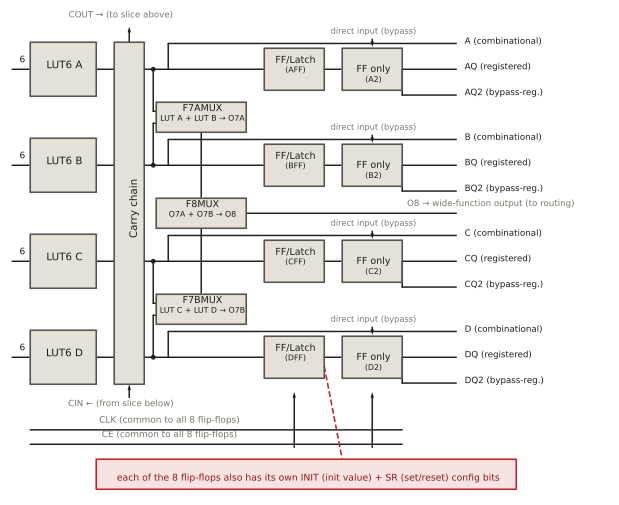

Python code for this plot:
"""SLICEL (Xilinx Series-7), simplified: four LUT6 lanes, carry chain, F7/F8 muxes,
FF/latch + FF-only registers per lane. Ported from the hand-drawn SVG, so all
coordinates below are in that drawing's pixels; P() converts them to schemdraw units.
"""
from schemdraw import elements as elm
from _style import new_drawing, block, line, INK, RED, RED_DARK, RED_FILL, GREY

K = 1 / 80          # pixels -> schemdraw units
FS = 0.62           # original font px -> schemdraw pt, tuned so text fits the boxes
LW = 1.1


def P(x, y):
    return (x * K, -y * K)


def text(d, x, y, s, size=10.5, color=INK, align="center"):
    dx = -6 if align == "center" else 0      # Label centring sits ~6 px right of the target
    d.add(elm.Label().at(P(x + dx, y)).label(s, fontsize=size * FS, color=color, halign=align).zorder(5))


def box(d, x, y, w, h, title, sub=None, size=11.5, fill=None, edge=None, color=INK):
    el = elm.Ic(size=(w * K, h * K))
    styled = block(el, fill, edge) if fill else block(el)
    d.add(styled.linewidth(1.2).zorder(3).at(P(x, y + h)))
    if sub:
        text(d, x + w / 2, y + h / 2 - 8, title, size, color)
        text(d, x + w / 2, y + h / 2 + 9, sub, size - 2, color)
    else:
        text(d, x + w / 2, y + h / 2, title, size, color)


def seg(d, *pts):
    line(d, *[P(*p) for p in pts])


def arrow(d, a, b):
    d.add(elm.Arrow(arrowwidth=0.07, arrowlength=0.12).at(P(*a)).to(P(*b)))


def draw():
    d = new_drawing()
    d.config(lw=LW)
    d.add(elm.Line().at(P(0, 100)).to(P(0, 100)))      # reserve the drawing's full extent
    d.add(elm.Line().at(P(1010, 920)).to(P(1010, 920)))

    # ---- carry chain, with COUT up and CIN in from below ----
    box(d, 180, 160, 50, 570, "")
    d.add(elm.Label().at(P(205, 445)).label("Carry chain", fontsize=12.5 * FS, color=INK, rotate=90).zorder(5))
    arrow(d, (205, 160), (205, 134))
    text(d, 205, 122, "COUT → (to slice above)", 10.5, GREY)
    arrow(d, (205, 752), (205, 730))
    text(d, 205, 770, "CIN ← (from slice below)", 10.5, GREY)

    # ---- F7A / F8 / F7B muxes ----
    seg(d, (325, 310), (325, 420))
    seg(d, (325, 580), (325, 470))
    seg(d, (400, 445), (750, 445))
    text(d, 660, 437, "O8 → wide-function output (to routing)", 10.5, GREY, "left")
    box(d, 250, 260, 150, 50, "F7AMUX", "LUT A + LUT B → O7A", 11.5)
    box(d, 250, 420, 150, 50, "F8MUX", "O7A + O7B → O8", 11.5)
    box(d, 250, 580, 150, 50, "F7BMUX", "LUT C + LUT D → O7B", 11.5)

    # ---- the four lanes ----
    for name, cy, to_mux in (("A", 205, +70), ("B", 365, -70), ("C", 525, +70), ("D", 685, -70)):
        seg(d, (10, cy), (40, cy))
        text(d, 14, cy - 9, "6", 11, INK, "left")
        box(d, 40, cy - 45, 110, 90, f"LUT6 {name}", None, 12.5)
        seg(d, (150, cy), (180, cy))
        seg(d, (230, cy), (430, cy))
        d.add(elm.Dot(radius=0.035).at(P(245, cy)))
        seg(d, (245, cy), (245, cy + to_mux), (250, cy + to_mux))
        # combinational output and the bypass source
        seg(d, (270, cy), (270, cy - 43), (750, cy - 43))
        text(d, 756, cy - 39, f"{name} (combinational)", 10.5, INK, "left")
        # FF/Latch, then FF only (drawn on top of the Q line, as in the original)
        box(d, 430, cy - 35, 100, 70, "FF/Latch", f"({name}FF)", 11.5)
        seg(d, (530, cy), (750, cy))
        text(d, 756, cy + 4, f"{name}Q (registered)", 10.5, INK, "left")
        text(d, 610, cy - 55, "direct input (bypass)", 10, GREY)
        arrow(d, (610, cy - 50), (610, cy - 37))
        box(d, 560, cy - 35, 100, 70, "FF only", f"({name}2)", 11.5)
        seg(d, (660, cy), (660, cy + 43), (750, cy + 43))
        text(d, 756, cy + 47, f"{name}Q2 (bypass-reg.)", 10.5, INK, "left")

    # ---- shared clock and clock-enable ----
    text(d, 270, 798, "CLK (common to all 8 flip-flops)", 10.8, GREY)
    seg(d, (40, 806), (660, 806))
    text(d, 270, 822, "CE (common to all 8 flip-flops)", 10.8, GREY)
    seg(d, (40, 830), (660, 830))
    arrow(d, (480, 835), (480, 743))
    arrow(d, (610, 835), (610, 743))

    # ---- INIT / SR callout ----
    d.add(elm.Line().at(P(530, 700)).to(P(560, 855)).linestyle("--").color(RED).linewidth(1.2))
    box(d, 150, 855, 700, 50, "each of the 8 flip-flops also has its own INIT (init value) "
        "+ SR (set/reset) config bits", None, 11.2, RED_FILL, RED, RED_DARK)
    return d
